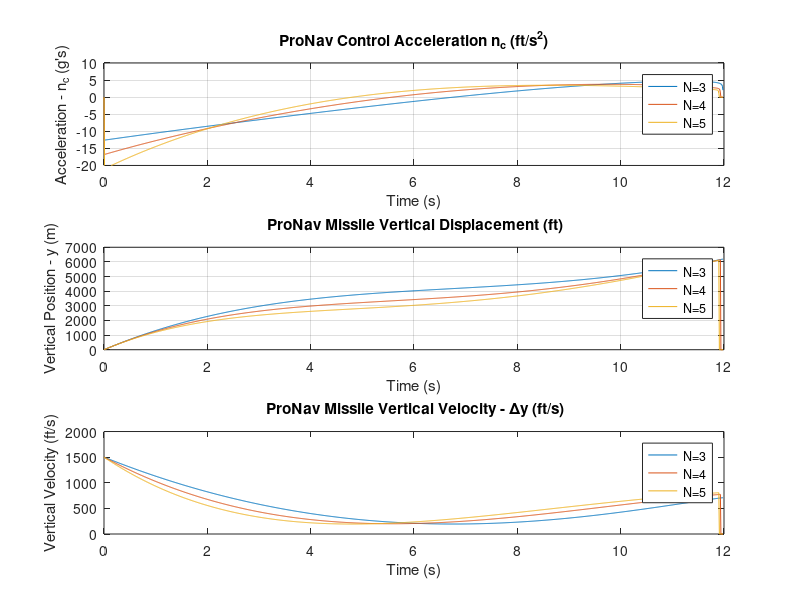

MATLAB code for this plot: (Note: this script raises an error after producing the figure.)
close all
clear
g = 32.174;         % gravitational accel
% Simulation parameters
nt = 3 * g;         % acceleration of target
Nvalues = [3 4 5];  % guidance gain
he = deg2rad(30);   % heading error
augmented = false;
dt = 0.01;
dtfine = 0.0001;

% Constants
vm = 3000;      % Missile velocity (ft/s)
vt = 1000;      % Target velocity (ft/s)
R0 = 40000;     % Initial range (ft)

for N = Nvalues
    % Initial conditions
    xm(1,N-2) = 0;        % Missile initial x position (ft)
    ym(1,N-2) = 0;        % Missile initial y position (ft)
    xt(1,N-2) = R0;       % Target initial x position (ft)
    yt(1,N-2) = 0;        % Target initial y position (ft)
    beta = 0;             % Target FPA
    i = 1;


    % Target velocity components
    Vtx(i,N-2) = -vt*cos(beta);
    Vty(i,N-2) = vt*sin(beta);
    
    % Relative positions
    Rx(i,N-2) = xt(i,N-2) - xm(i,N-2);
    Ry(i,N-2) = yt(i,N-2) - ym(i,N-2);
    R(i,N-2) = sqrt(Rx(i,N-2)^2 + Ry(i,N-2)^2);
    
    % calculate angles
    lambda = atan2(Ry(i,N-2),Rx(i,N-2));
    L = asin(vt*sin(beta+lambda)/vm);  
    theta = lambda + L;

    % mission velocity
    Vmx(i,N-2) = vm*cos(theta + he);
    Vmy(i,N-2) = vm*sin(theta + he);
    Vx = Vtx(i,N-2) - Vmx(i,N-2);     % relative velocity, x_hat
    Vy = Vty(i,N-2) - Vmy(i,N-2);     % relative velocity, y_hat
    Vc = -(Rx(i,N-2)*Vx + Ry(i,N-2)*Vy)/R(i,N-2);  % closing velocity
    lambdad = (Rx(i,N-2)*Vy-Ry(i,N-2)*Vx)/(R(i,N-2)^2);
    tgo = R(i,N-2)/Vc;
    ZEM(i,N-2) = Vc * tgo;

    T(i,N-2) = 0;
    while Vc > 0
        % Simulation loop for different guidance laws and initial conditions       
        i= i+1;
        if Vc <=1000
            dt = dtfine;
        end
        if augmented
            nc(i,N-2) = N*Vc*lambdad + 0.5*N*nt;
        else
            nc(i,N-2) = N*Vc*lambdad;
            %nc(i,N-2) = N*ZEM/tgo^2;
        end
        % acceleration components
        amx = -nc*sin(lambda);
        amy = nc*cos(lambda);
        
        betad = nt/vt;
        beta = beta + dt*betad;
        Vtx(i,N-2) = -vt*cos(beta);
        Vty(i,N-2) = vt*sin(beta);  
        Vmx(i,N-2) = Vmx(i-1,N-2) + dt*amx(i,N-2);
        Vmy(i,N-2) = Vmy(i-1,N-2) + dt*amy(i,N-2);
        
        xt(i,N-2) = xt(i-1) + dt*Vtx(i,N-2);
        yt(i,N-2) = yt(i-1) + dt*Vty(i,N-2);
        xm(i,N-2) = xm(i-1,N-2) + dt*Vmx(i,N-2);
        ym(i,N-2) = ym(i-1,N-2) + dt*Vmy(i,N-2);
        Rx(i,N-2) = xt(i,N-2) - xm(i,N-2);
        Ry(i,N-2) = yt(i,N-2) - ym(i,N-2);
        R(i,N-2) = sqrt(Rx(i,N-2)^2 + Ry(i,N-2)^2);
        Vx = Vtx(i,N-2) - Vmx(i,N-2);
        Vy = Vty(i,N-2) - Vmy(i,N-2);
        lambda = atan2(Ry(i,N-2),Rx(i,N-2));
        lambdad = (Rx(i,N-2)*Vy-Ry(i,N-2)*Vx)/(R(i,N-2)^2);
        T(i,N-2) = T(i-1,N-2) + dt;
        % Calculate closing velocity
        Vc = -(Rx(i,N-2)*Vx + Ry(i,N-2)*Vy)/R(i,N-2);     
        tgo = R(i)/Vc;
        ZEM(i,N-2) = tgo * (Rx(i)*Vy - Ry(i)*Vx)/R(i);
        end 
end

output=[T,xm,ym,xt,yt,nc];
% save 'c:\src\asen6015\datfil.txt' output -ascii -tabs

% Plot results for PN
figure(1);
subplot(3, 1, 1);
plot(T(:,1), nc(:,1)/g,T(:,1),nc(:,2)/g,T(:,1),nc(:,3)/g);
xlabel('Time (s)');
ylabel('Acceleration - n_c (g''s)');
title('ProNav Control Acceleration n_c (ft/s^2)');
legend('N=3', 'N=4', 'N=5','Location','best');
ylim([-20 10]);
grid on;



subplot(3,1,2);
plot(T(:,1), ym(:,1),T(:,1),ym(:,2),T(:,1),ym(:,3));
xlabel('Time (s)');
ylabel('Vertical Position - y (m)');
title(' ProNav Missile Vertical Displacement (ft)');
legend('N=3', 'N=4', 'N=5','Location','best');
grid on;

subplot(3,1,3);
plot(T(:,1), Vmy(:,1),T(:,1),Vmy(:,2),T(:,1),Vmy(:,3));
title(' ProNav Missile Vertical Velocity - \Deltay (ft/s)');
xlabel('Time (s)');
ylabel('Vertical Velocity (ft/s)')
legend('N=3', 'N=4', 'N=5','Location','best');

% remove entries with zerosym3 = noZeros(ym(:,1));
xt3 = noZeros(xt(:,1));
xt4 = noZeros(xt(:,2));
xt5 = noZeros(xt(:,3));
xm3 = [0;noZeros(xm(:,1))];
xm4 = [0;noZeros(xm(:,2))];
xm5 = [0;noZeros(xm(:,3))];
yt3 = [0;noZeros(yt(:,1))];
yt4 = [0;noZeros(yt(:,2))];
yt5 = [0;noZeros(yt(:,3))];
ym3 = [0;noZeros(ym(:,1))];
ym4 = [0;noZeros(ym(:,2))];
ym5 = [0;noZeros(ym(:,3))];

if nt == 0
    yt3 = yt(1:length(xm3),1);
    yt4 = yt(1:length(xm4),2);
    yt5 = yt(1:length(xm5),3);
end

figure(2)
subplot(3,1,1)
plot(xt3,yt3,xm3,ym3);
legend('Target','Missile','Location','best');
title(' ProNav Collision Path N=3');
xlabel('Horizontal Position (ft)');
ylabel('Vertical Position (ft)');
 %ylim([-1000 4000]);

subplot(3,1,2)
plot(xt4,yt4,xm4,ym4);
legend('Target','Missile','Location','best');
title(' ProNav Collision Path N=4');
xlabel('Horizontal Position (ft)');
ylabel('Vertical Position (ft)')
% ylim([-1000 4000]);

subplot(3,1,3)
plot(xt5,yt5,xm5,ym5);
legend('Target','Missile','Location','best');
title(' ProNav Collision Path N=5');
xlabel('Horizontal Position (ft)');
ylabel('Vertical Position (ft)')
 %ylim([-2000 500]);


figure(3)
plot(T(:,1), ZEM(:,1),T(:,2),ZEM(:,2),T(:,3),ZEM(:,3));
xlabel('Time (s)');
ylabel('ZEM (ft)');
title(' ProNav Zero Effort Miss (ft)');
legend('N=3', 'N=4', 'N=5','Location','best');
ylim([-16000,1500])
grid on;

function x = noZeros(m)
    x = m(m~=0);
end
